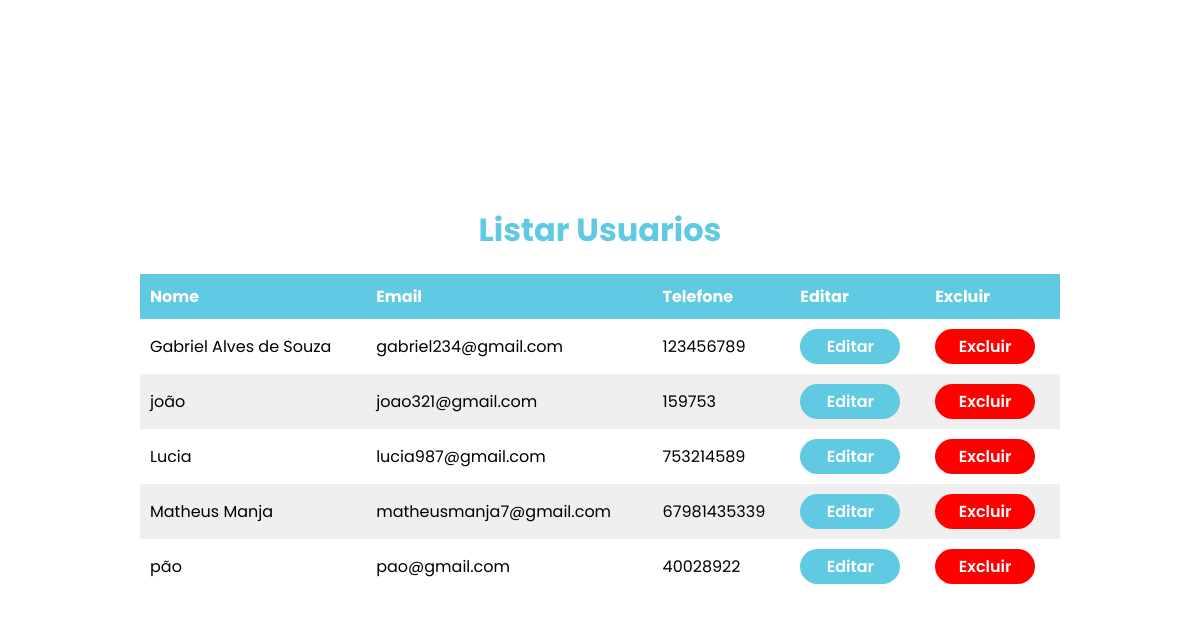
The app's page /areaRestrita.php with its own data.
### tables this page shows
CREATE TABLE `usuario` (
  `id_usuario` int(11) NOT NULL,
  `nome` varchar(50) DEFAULT NULL,
  `email` varchar(30) DEFAULT NULL,
  `telefone` varchar(15) DEFAULT NULL,
  `senha` varchar(32) DEFAULT NULL
);

### usuario.php (called while the page is built, shortened)
<?php
    Class Usuario
    {
        public function listarUsuarios()
        {
            global $pdo;
            $sqlListar = $pdo->prepare("SELECT * FROM usuario");
            $sqlListar->execute();
            if($sqlListar->rowCount()>0)
            {
                $dados = $sqlListar->fetchAll(PDO::FETCH_ASSOC);
                return $dados;
            }
            else
            {
                return false;
            }
        }
    }
?>

### areaRestrita.php (the view, shortened to what this page needs)
<?php
    require_once 'usuario.php';
    $usuario = new Usuario();
    $usuario->conectar("cadastrousuarioturma33","localhost","root", "");
    $dados = $usuario->listarUsuarios();
?>
<!DOCTYPE html>
<html lang="pt-br">
<head>
    <link rel="stylesheet" href="ListarUsuarios.css">
    <link rel="stylesheet" href="ListarUsuarios.css">
</head>
<body>
    <section>
        <div class="conteiner">
        <h2>Listar Usuarios</h2>
            <table>
                <thead>
                    <tr>
                        <th>Nome</th>
                        <th>Email</th>
                        <th>Telefone</th>
                        <th>Editar</th>
                        <th>Excluir</th>
                    </tr>
                </thead>
                <?php
                    if(!empty($dados))
                    {
                        foreach ($dados as $pessoa):
                ?>
                    <tr>
                        <td><?php echo $pessoa['nome'];?></td>
                        <td><?php echo $pessoa['email'];?></td>
                        <td><?php echo $pessoa['telefone'];?></td>
                        <td>
                            <a href="editar.php?id=<?php echo $pessoa['id_usuario']; ?>"><button>Editar</button></a>
                        </td>
                        <td>
                            <a href="delete.php?id=<?php echo $pessoa['id_usuario']; ?>"><button class="excluir">Excluir</button></a>
                        </td>
                    </tr>
                <?php endforeach;
                    }
                    else
                    {
                        echo "Nenhum usuário cadastrado";
                    }
                ?>
            </table>
        </div>
    </section>
</body>
</html>

### ListarUsuarios.css (style rules this page uses)
* { margin: 0; padding: 0; box-sizing: border-box; font-family: "Poppins", sans-serif; overflow: hidden; }
section { display: flex; justify-content: center; align-items: center; height: 100vh; }
.conteiner { width: 80%; max-width: 1200px; margin: 0 auto; padding: 20px; background-color: rgb(255, 255, 255); }
.conteiner h2 { font-size: 32px; color: #5fcae2; margin-bottom: 20px; text-align: center; }
table { width: 100%; border-collapse: collapse; margin-top: 20px; }
th, td { padding: 10px; text-align: left; }
th { background-color: #5fcae2; color: #fff; }
tr:nth-child(odd) { background-color: white; }
tr:nth-child(even) { background-color: rgba(234, 234, 234, 0.758); }
button { width: 100px; height: 35px; border: none; border-radius: 20px; background-color: #5fcae2; color: white; font-size: 16px; font-weight: 600; transition: transform 0.3s ease; cursor: pointer; }
td button { width: 100px; margin: 0; padding: 5px; }
.excluir { background-color: red; }

### records on screen
usuario: nome "Gabriel Alves de Souza", email "gabriel234@gmail.com", telefone "123456789"
usuario: nome "joão", email "joao321@gmail.com", telefone "159753"
usuario: nome "Lucia", email "lucia987@gmail.com", telefone "753214589"
usuario: nome "Matheus Manja", email "matheusmanja7@gmail.com", telefone "67981435339"
usuario: nome "pão", email "pao@gmail.com", telefone "40028922"
